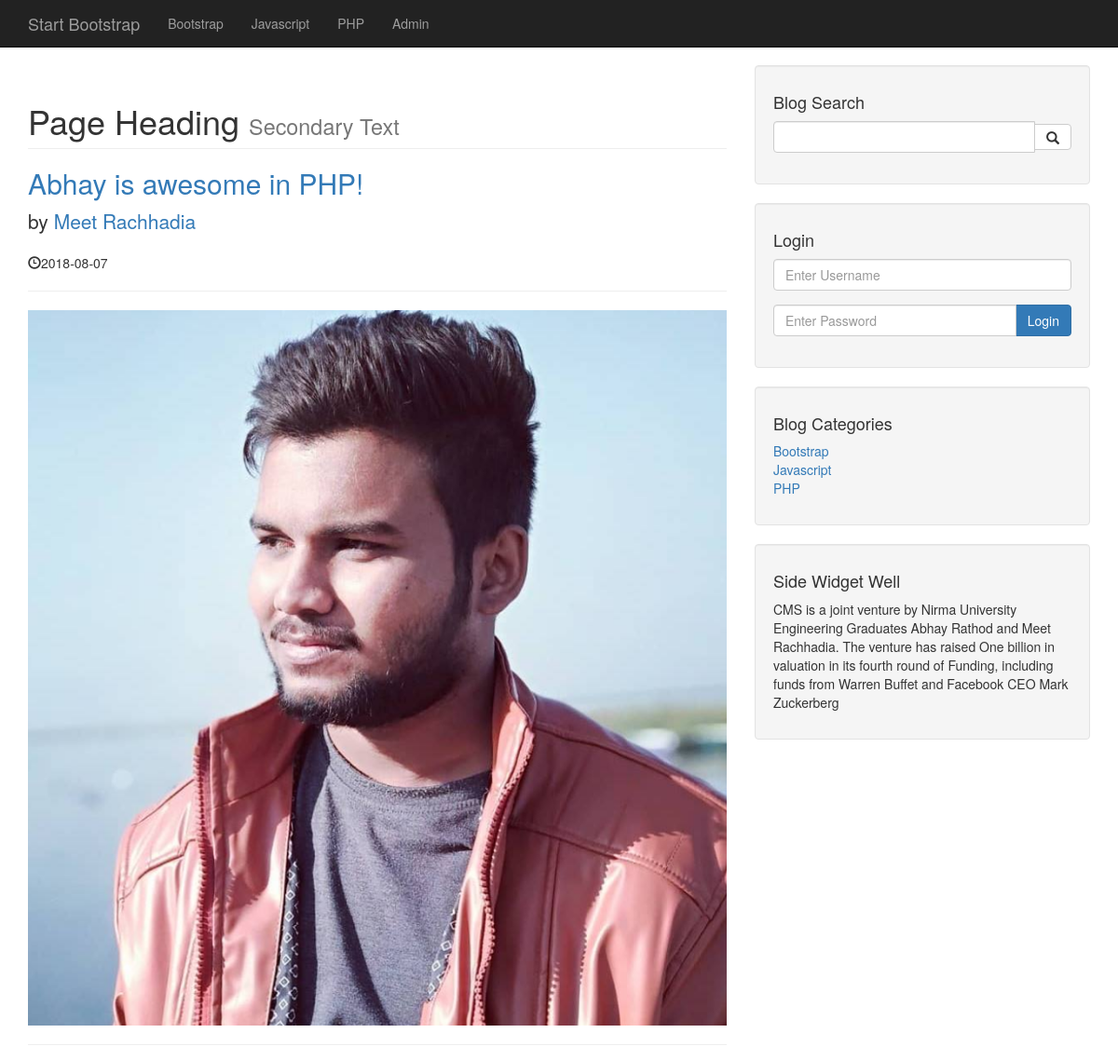
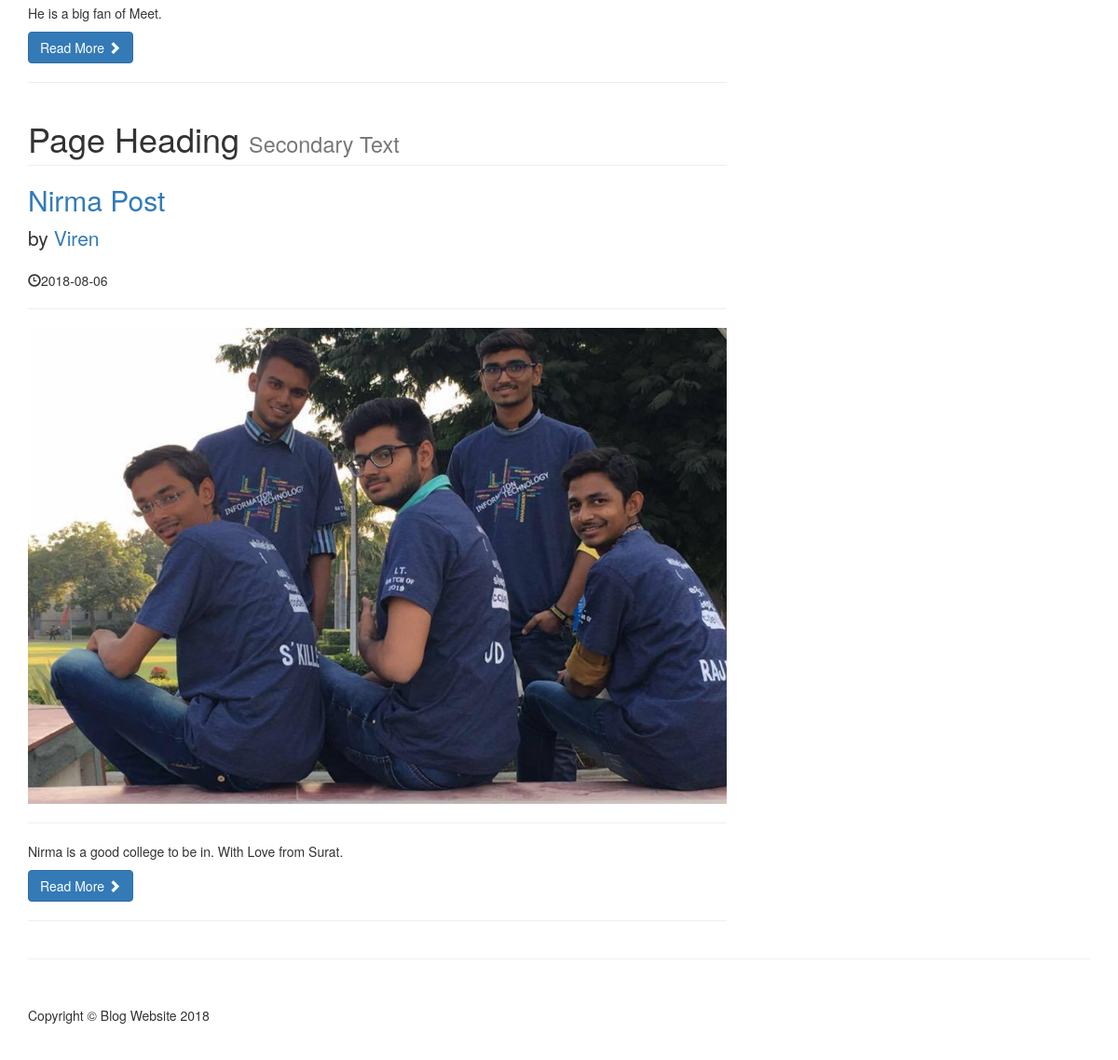
The page / on the database its author committed (2 pictures, top to bottom).
### tables this page shows
CREATE TABLE `categories` (
  `cat_id` int(3) NOT NULL,
  `cat_title` varchar(255) NOT NULL
);

CREATE TABLE `posts` (
  `post_id` int(3) NOT NULL,
  `post_category_id` int(3) NOT NULL,
  `post_title` varchar(255) NOT NULL,
  `post_author` varchar(255) NOT NULL,
  `post_date` date NOT NULL,
  `post_image` text NOT NULL,
  `post_content` text NOT NULL,
  `post_tags` varchar(255) NOT NULL,
  `post_comment_count` int(11) NOT NULL,
  `post_status` varchar(255) NOT NULL DEFAULT 'draft'
);

### index.php (the view, shortened to what this page needs)
<?php include "includes/db.php" ?>
<?php include "includes/header.php" ?>
<body>
<?php include "includes/navigation.php" ?>
    <div class="container">
        <div class="row">
            <div class="col-md-8">
				<?php
					$query = "SELECT * FROM posts ";
					$select_all_posts_query = mysqli_query($connection,$query);
					while($row = mysqli_fetch_assoc($select_all_posts_query)){
                        $post_id = $row['post_id'];
                        $post_title = $row['post_title'];
                        $post_author = $row['post_author'];
                        $post_date = $row['post_date'];
                       $post_image = $row['post_image'];
                        $post_content = $row['post_content'];
                ?>
				<h1 class="page-header">
                    Page Heading
                    <small>Secondary Text</small>
                </h1>
                <h2>
                    <a href="post.php?p_id=<?php echo $post_id; ?>"><?php echo $post_title ?></a>
                </h2>
                <p class="lead">
                    by <a href="index.php"><?php echo $post_author ?></a>
                </p>
                <p><span class="glyphicon glyphicon-time"></span><?php echo $post_date ?></p>
                <hr>
                <a href="post.php?p_id=<?php echo $post_id; ?>">
                <img class="img-responsive" src="images/<?php echo $post_image; ?>" alt=""></img></a>
                <hr>
                <p><?php echo $post_content ?></p>
                <a class="btn btn-primary" href="post.php?p_id=<?php echo $post_id; ?>">Read More <span class="glyphicon glyphicon-chevron-right"></span></a>
                <hr>
				<?php   	 } ?>
            </div>
            <?php include "includes/sidebar.php" ?>
        </div>
        <hr>
<?php include "includes/footer.php" ?>

### includes/header.php (shortened to what this page needs)
<head>
    <link href="css/bootstrap.min.css" rel="stylesheet">
    <link href="css/blog-home.css" rel="stylesheet">
</head>

### includes/navigation.php (shortened to what this page needs)
<?php include "includes/db.php" ?>
<nav class="navbar navbar-inverse navbar-fixed-top" role="navigation">
       <div class="container">
           <div class="navbar-header">
               <a class="navbar-brand" href="#">Start Bootstrap</a>
           </div>
           <div class="collapse navbar-collapse" id="bs-example-navbar-collapse-1">
               <ul class="nav navbar-nav">
               <?php
                   $query = "SELECT * FROM categories";
                   $select_all_categories_query = mysqli_query($connection, $query);
                   while($row = mysqli_fetch_assoc($select_all_categories_query)){
                       $cat_title = $row['cat_title'];
                       echo "<li><a href='#'>{$cat_title}</a></li>";
                   }
               ?>
                   <li>
                       <a href="admin">Admin</a>
                   </li>
               </ul>
           </div>
       </div>
   </nav>

### includes/sidebar.php
<div class="col-md-4">
                <div class="well">
                    <h4>Blog Search</h4>
                    <form action="search.php" method="post">
                    <div class="input-group">
                        <input name="search" type="text" class="form-control">
                        <span class="input-group-btn">
                            <button name="submit" class="btn btn-default" type="submit">
                                <span class="glyphicon glyphicon-search"></span>
                        </button>
                        </span>
                    </div>
                </form>
                </div>
                <div class="well">
                    <h4>Login</h4>
                    <form action="includes/login.php" method="post">
                    <div class="form-group">
                        <input name="username" type="text" class="form-control" placeholder="Enter Username">
                    </div>
                    <div class="input-group">
                        <input name="password" type="password" class="form-control" placeholder="Enter Password">
                        <span class="input-group-btn">
                          <button class="btn btn-primary" name="login" type="submit">
                            Login
                          </button>
                        </span>
                    </div>
                </form>
                </div>
                <div class="well">
                    <?php
                    $query = "SELECT * FROM categories";
                    $select_categories_sidebar = mysqli_query($connection, $query);
                    ?>
                    <h4>Blog Categories</h4>
                    <div class="row">
                        <div class="col-lg-12">
                            <ul class="list-unstyled">
                                <?php
                                    while($row = mysqli_fetch_assoc($select_categories_sidebar)){
                                    $cat_title = $row['cat_title'];
                                    echo "<li><a href='#'>{$cat_title}</a></li>";
                                    }
                                ?>
                            </ul>
                        </div>
                    </div>
                </div>
                <?php include "widget.php"; ?>
            </div>

### includes/widget.php
<div class="well">
    <h4>Side Widget Well</h4>
        <p>CMS is a joint venture by Nirma University Engineering Graduates Abhay Rathod and Meet Rachhadia. The venture has raised One billion in valuation in its fourth round of Funding, including funds from Warren Buffet and Facebook CEO Mark Zuckerberg</p>
</div>

### includes/footer.php (shortened to what this page needs)
        <footer>
            <div class="row">
                <div class="col-lg-12">
                    <p>Copyright &copy; Blog Website 2018</p>
                </div>
            </div>
        </footer>
    </div>
</body>
</html>

### css/blog-home.css (style rules this page uses)
body { padding-top: 70px; }
footer { margin: 50px 0; }

### rows shown on the page
categories: cat_title "Bootstrap"
categories: cat_title "Javascript"
categories: cat_title "PHP"
posts: post_title "Abhay is awesome in PHP!", post_author "Meet Rachhadia", post_date "2018-08-07", post_image (picture), post_content "He is a big fan of Meet."
posts: post_title "Nirma Post", post_author "Viren", post_date "2018-08-06", post_image (picture), post_content "Nirma is a good college to be in. With Love from Surat."
